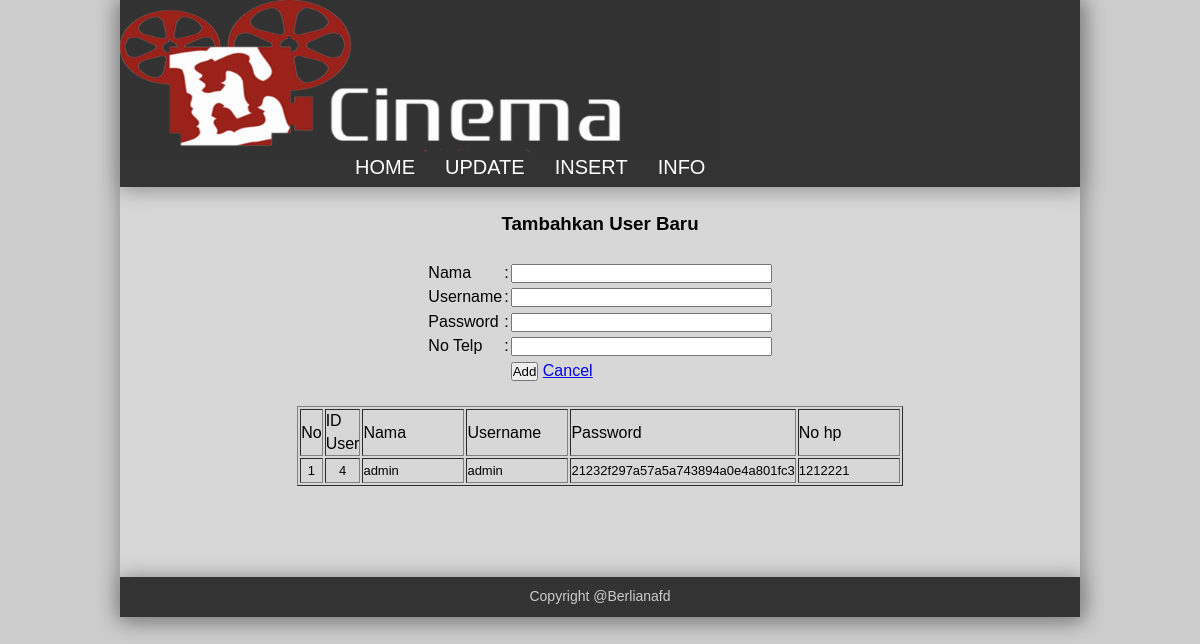
Page /admin/addUser.php on the earlier database version.
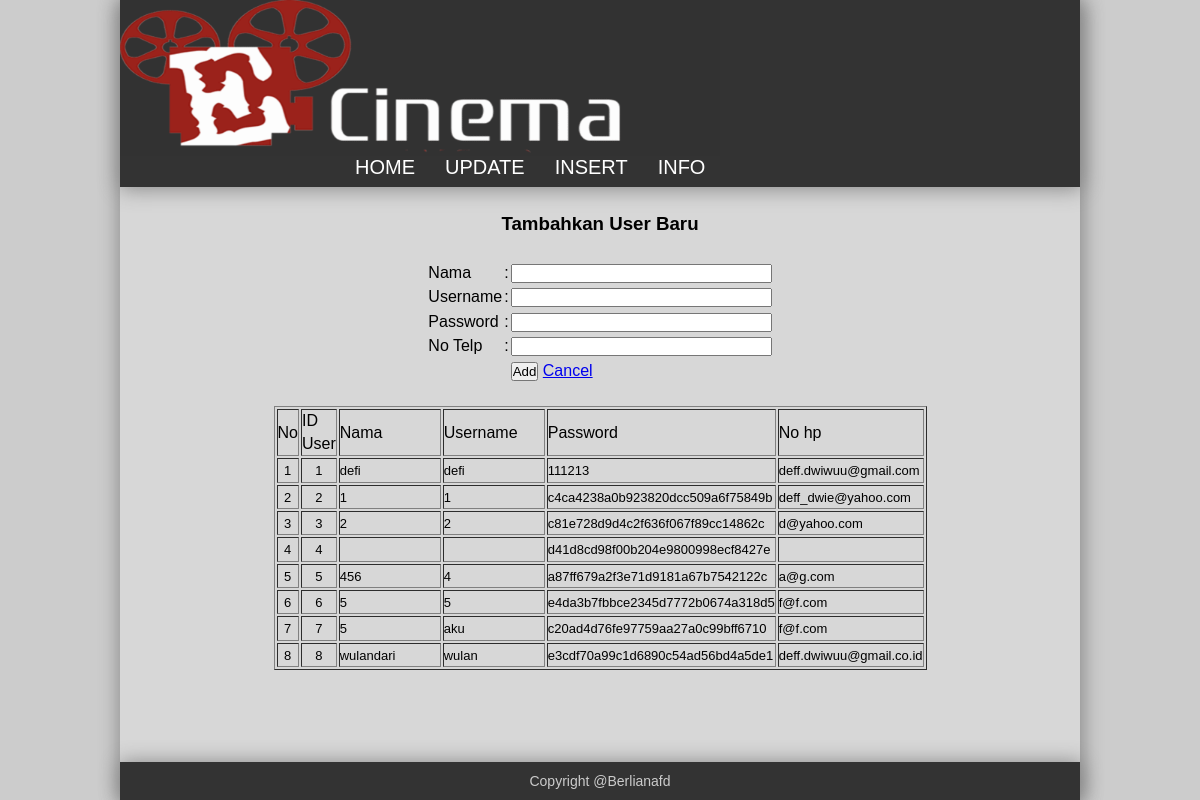
Same page on the later database version.
### tables this page shows
CREATE TABLE IF NOT EXISTS `user` (
  `id_user` int(11) NOT NULL AUTO_INCREMENT,
  `nama` varchar(100) NOT NULL,
  `username` varchar(100) NOT NULL,
  `password` varchar(100) NOT NULL,
  `email` varchar(100) NOT NULL,
  `jenis_kelamin` varchar(2) NOT NULL,
  `usia` varchar(50) NOT NULL,
  `no_hp` varchar(100) NOT NULL,
  PRIMARY KEY (`id_user`)
);

### admin/addUser.php (the view, shortened to what this page needs)
<!DOCTYPE html>
<html>
<head>
</head>
<body>
</body>
</html>
<?php
include"header.php";
?>
<div class="content">
<div align="center">
	<p>&nbsp;</p>
	<h3>Tambahkan User Baru </h3>
	<p>&nbsp;</p>
		<form action="insert_user.php" method="POST">
		<table align="center">
		<tr>
		<td><font face="Arial" size="3">Nama</font></td>
		<td>:</td>
		<td><input type="text" name="nama" size="30" required></td>
		</tr>
		<tr>
		<td><font face="Arial" size="3">Username</font></td>
		<td>:</td>
		<td><input type="text" name="username" size="30" required></td>
		</tr>
		<tr>
		<td><font face="Arial" size="3">Password</font></td>
		<td>:</td>
		<td><input type="password" name="password" size="30" required></td>
		</tr>
		<tr>
		<td><font face="Arial" size="3">No Telp</font></td>
		<td>:</td>
		<td><input type="text" name="no_hp" size="30" required></td>
		</tr>
		<tr>
		<td></td><td></td>
		<td><input type="submit" value="Add">
		<font face="Arial" size="3">
		<a href="./editing.php">Cancel</font></a>
		</td>
		</tr>
		</table>
		<p>&nbsp;</p>
<?php
$sql = 'select * from user';
$ress = mysqli_query($GLOBALS["___mysqli_ston"], $sql);
if ($ress){
if (mysqli_num_rows($ress)){ ?>
<table align="center"  border="1">
<tr>
<td width="20px;">No</td>
<td width="20px;">ID User</td>
<td width="100px;">Nama</td>
<td width="100px;">Username</td>
<td width="100px;">Password</td>
<td width="100px;">No hp</td>
</tr>
<?php
$i =1;
while ($row = mysqli_fetch_row($ress)){ ?>
<tr>
<td align="center"><font size="2"><?php echo $i; ?></font></td>
<td align="center"><font size="2"><?php echo $row[0]; ?></font></td>
<td><font size="2"><?php echo $row[1]; ?></font></td>
<td><font size="2"><?php echo $row[2]; ?></font></td>
<td><font size="2"><?php echo $row[3]; ?></font></td>
<td><font size="2"><?php echo $row[4]; ?></font></td>
</tr>
<?php
$i++;
}
?>
</table>
<?php
} else {
echo 'tidak ada';
}}
?>
</form>
</div>
</div>
<p>&nbsp;</p><p>&nbsp;</p><p>&nbsp;</p><p>&nbsp;</p>
<?php
include"footer.php";
?>

### admin/header.php (shortened to what this page needs)
<!DOCTYPE html>
<html>
<head>
	<link href="../css/style.css" rel="stylesheet" type="text/css" />
</head>
<body>
<div class="container">
	<div class="header">
		<div id="gambar">
			<img src="../image/header.gif" width="600">
		</div>
		<div id="menu">
		<ul>
			<li><a href="homeAdmin.php">HOME</a></li>
			<li><a href="editing.php">UPDATE</a></li>
			<li><a href="#">INSERT</a>
			</li>
			<li><a href="#">INFO</a></li>
		</ul>
		</div>
	</div>

### admin/footer.php
<div class="footer" align="center">
		<font color="#CCCCCC">Copyright @Berlianafd </font>
	</div>
</div>
</body>
</html>

### css/style.css (style rules this page uses)
* { padding:0; margin:0; }
body { font: 100%/1.4 Verdana, Arial, Helvetica, sans-serif; background-color: #CCC; margin: 0; padding: 0; color: #000; }
.container { width: 960px; background-color: rgba(255, 255, 255, 0.21); margin: 0 auto; border-radius:10px; box-shadow:1px 1px 20px 2px #888888; }
.header { background-color: #333; box-shadow:1px 1px 20px 1px #888888; }
#gambar { height:20px; width:800; margin:auto; }
#menu { height:39px; margin:auto; padding:128px 0 0 220px; font-size:30px; }
#menu ul { font-family:Arial, Verdana; font-size:20px; margin:0; padding:0; list-style:none; min-width:200px; }
#menu ul li { display:block; position:relative; float:left; }
#menu ul li a { display:block; text-decoration:none; color:#ffffff; padding:5px 15px 5px 15px; white-space:nowrap; }
.content { padding: 2px 5px; }
.footer { padding: 10px 0 ; background-color: #333; font-size:14px; box-shadow:1px 1px 20px 1px #888888; }

Differences in the rows shown:
added user: id_user "1", nama "defi", username "defi", password "111213", email "deff.dwiwuu@gmail.com"
added user: id_user "2", nama "1", username "1", password "c4ca4238a0b923820dcc509a6f75849b", email "deff_dwie@yahoo.com"
added user: id_user "3", nama "2", username "2", password "c81e728d9d4c2f636f067f89cc14862c", email "d@yahoo.com"
changed user id 4: password "21232f297a57a5a743894a0e4a801fc3" → "d41d8cd98f00b204e9800998ecf8427e"; nama "admin" → (not shown); username "admin" → (not shown); no_hp "1212221" → (not shown)
added user: id_user "5", nama "456", username "4", password "a87ff679a2f3e71d9181a67b7542122c", email "a@g.com"
added user: id_user "6", nama "5", username "5", password "e4da3b7fbbce2345d7772b0674a318d5", email "f@f.com"
added user: id_user "7", nama "5", username "aku", password "c20ad4d76fe97759aa27a0c99bff6710", email "f@f.com"
added user: id_user "8", nama "wulandari", username "wulan", password "e3cdf70a99c1d6890c54ad56bd4a5de1", email "deff.dwiwuu@gmail.co.id"
